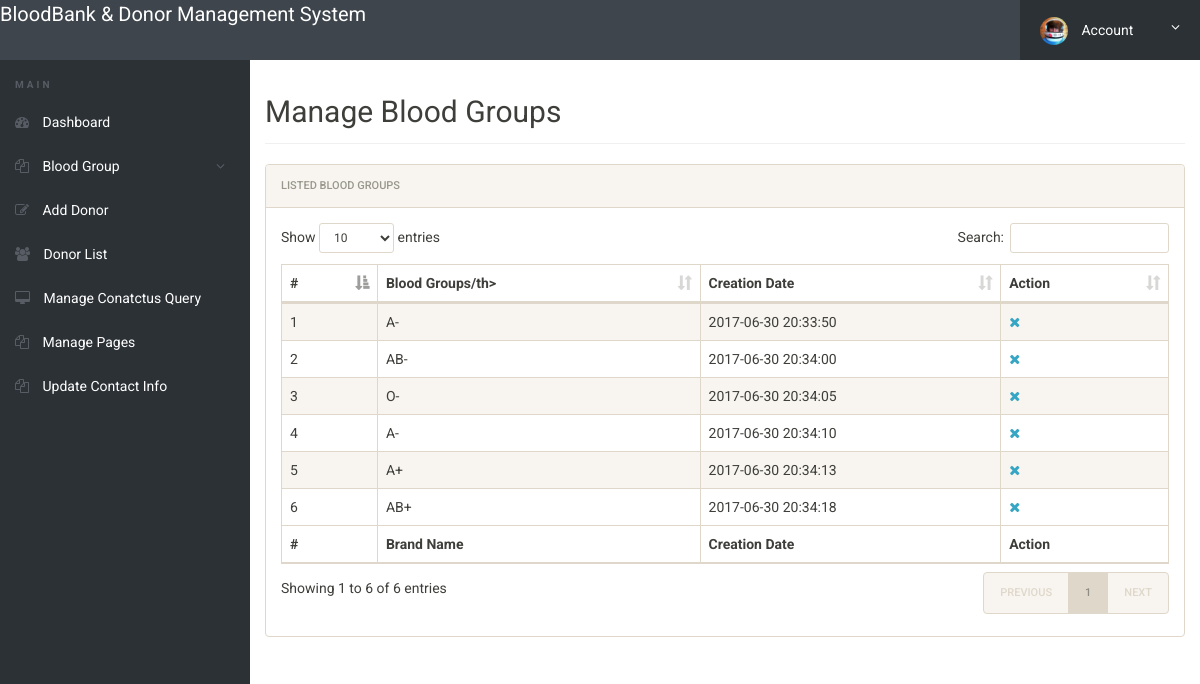
The app's page /bbdms/admin/manage-bloodgroup.php (signed in), older data.
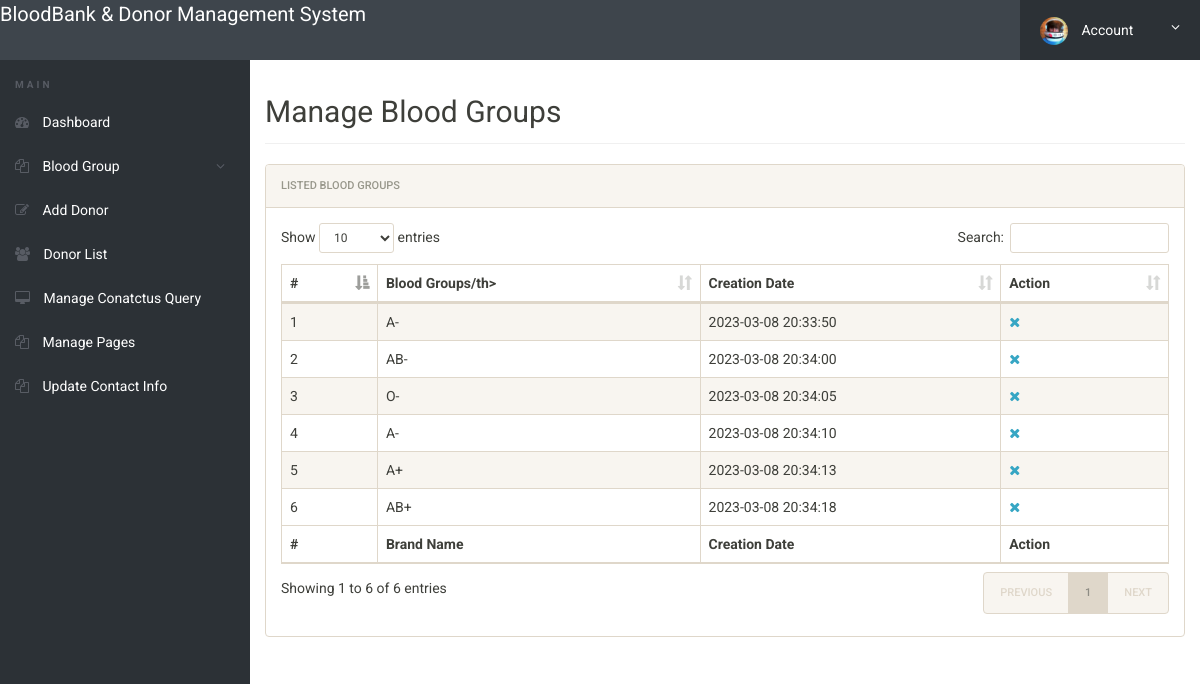
The same page, newer data.
### tables this page shows
CREATE TABLE IF NOT EXISTS `tblbloodgroup` (
  `id` int(11) NOT NULL,
  `BloodGroup` varchar(20) DEFAULT NULL,
  `PostingDate` timestamp NOT NULL DEFAULT CURRENT_TIMESTAMP
);

### bbdms/admin/manage-bloodgroup.php (the view, shortened to what this page needs)
<?php
include('includes/config.php');
if(strlen($_SESSION['alogin'])==0)
	{
header('location:index.php');
}
else{
 ?>
<!doctype html>
<html lang="en" class="no-js">
<head>
	<link rel="stylesheet" href="css/font-awesome.min.css">
	<link rel="stylesheet" href="css/bootstrap.min.css">
	<link rel="stylesheet" href="css/dataTables.bootstrap.min.css">
	<link rel="stylesheet" href="css/bootstrap-social.css">
	<link rel="stylesheet" href="css/bootstrap-select.css">
	<link rel="stylesheet" href="css/fileinput.min.css">
	<link rel="stylesheet" href="css/awesome-bootstrap-checkbox.css">
	<link rel="stylesheet" href="css/style.css">
</head>
<body>
	<?php include('includes/header.php');?>
	<div class="ts-main-content">
		<?php include('includes/leftbar.php');?>
		<div class="content-wrapper">
			<div class="container-fluid">
				<div class="row">
					<div class="col-md-12">
						<h2 class="page-title">Manage Blood Groups</h2>
						<div class="panel panel-default">
							<div class="panel-heading">Listed  Blood Groups</div>
							<div class="panel-body">
								<table id="zctb" class="display table table-striped table-bordered table-hover" cellspacing="0" width="100%">
									<thead>
										<tr>
										<th>#</th>
												<th>Blood Groups/th>
											<th>Creation Date</th>
											<th>Action</th>
										</tr>
									</thead>
									<tfoot>
										<tr>
										<th>#</th>
											<th>Brand Name</th>
											<th>Creation Date</th><th>Action</th>
										</tr>
									</tfoot>
									<tbody>
<?php $sql = "SELECT * from  tblbloodgroup ";
$query = $dbh -> prepare($sql);
$query->execute();
$results=$query->fetchAll(PDO::FETCH_OBJ);
$cnt=1;
if($query->rowCount() > 0)
{
foreach($results as $result)
{				?>
										<tr>
											<td><?php echo htmlentities($cnt);?></td>
											<td><?php echo htmlentities($result->BloodGroup);?></td>
											<td><?php echo htmlentities($result->PostingDate);?></td>
<td>
<a href="manage-bloodgroup.php?del=<?php echo $result->id;?>" onclick="return confirm('Do you want to delete');"><i class="fa fa-close"></i></a></td>
										</tr>
										<?php $cnt=$cnt+1; }} ?>
									</tbody>
								</table>
							</div>
						</div>
					</div>
				</div>
			</div>
		</div>
	</div>
</body>
</html>
<?php } ?>

### bbdms/admin/includes/header.php (shortened to what this page needs)
<div class="brand clearfix">
	<a href="dashboard.php" style="font-size: 20px; padding-top:1%; color:#fff">BloodBank & Donor Management System </a>
		<ul class="ts-profile-nav">
			<li class="ts-account">
				<a href="#"><img src="img/ts-avatar.jpg" class="ts-avatar hidden-side" alt=""> Account <i class="fa fa-angle-down hidden-side"></i></a>
			</li>
		</ul>
	</div>

### bbdms/admin/includes/leftbar.php (shortened to what this page needs)
	<nav class="ts-sidebar">
			<ul class="ts-sidebar-menu">
				<li class="ts-label">Main</li>
				<li><a href="dashboard.php"><i class="fa fa-dashboard"></i> Dashboard</a></li>
<li><a href="#"><i class="fa fa-files-o"></i> Blood Group</a>
</li>
				<li><a href="add-donor.php"><i class="fa fa-edit"></i> Add Donor</a></li>
				<li><a href="donor-list.php"><i class="fa fa-users"></i> Donor List</a></li>
				<li><a href="manage-conactusquery.php"><i class="fa fa-desktop""></i> Manage Conatctus Query</a></li>
			<li><a href="manage-pages.php"><i class="fa fa-files-o"></i> Manage Pages</a></li>
			<li><a href="update-contactinfo.php"><i class="fa fa-files-o"></i> Update Contact Info</a></li>
			</ul>
		</nav>

### bbdms/admin/css/style.css (style rules this page uses)
html { font-size: 14px; }
@media only screen and (min-width: 480px) { html { font-size: 17px; } }
@media only screen and (min-width: 768px) { html { font-size: 14px; } }
body { font-size: 1em; }
a { color: #37a6c4; }
.panel { overflow: hidden; }
ul, li { margin: 0; padding: 0; list-style: none; }
.page-title { padding-bottom: 15px; margin-bottom: 20px; border-bottom: 1px solid #f0f0f0; }
.brand { background: #3e454c; position: relative; z-index: 3; position: fixed; width: 100%; top: 0; }
.brand .ts-profile-nav { float: right; display: none; }
.brand .ts-profile-nav li { float: left; position: relative; }
.brand .ts-profile-nav li a { display: block; padding: 20px; color: #fff; }
.brand .ts-profile-nav .ts-account .fa-angle-down { float: right; }
.brand .ts-profile-nav .ts-account > a { width: 180px; background: #2c3136; }
.brand .ts-profile-nav .ts-account .ts-avatar { border-radius: 50%; height: 28px; margin: -10px 0; margin-right: 10px; }
@media only screen and (min-width: 992px) { .brand .ts-profile-nav { display: block; } }
.ts-sidebar { background: #2c3136; max-height: 0; transition: max-height 0.3s; overflow: hidden; position: fixed; z-index: 2; width: 100%; bottom: 0; top: 60px; overflow-y: auto; }
@media only screen and (min-width: 992px) { .ts-sidebar { max-height: 100%; bottom: 0; } }
.ts-sidebar-menu .ts-label { color: #585c64; font-weight: bold; padding: 8px 15px; text-transform: uppercase; font-size: 10px; letter-spacing: 3px; margin-top: 10px; }
.ts-sidebar-menu a { display: block; text-decoration: none; padding: 12px 15px; color: #fff; }
.ts-sidebar-menu li { position: relative; }
.ts-sidebar-menu li i { color: #585c64; margin-right: 10px; }
.ts-main-content .content-wrapper { padding-top: 15px; margin-top: 60px; }
@media only screen and (min-width: 992px) { .ts-main-content .ts-sidebar { width: 250px; float: left; } }
@media only screen and (min-width: 992px) { .ts-main-content .content-wrapper { margin-left: 250px; } }

Row changes from the older to the newer data that the page shows:
changed tblbloodgroup (number 1 of 6 on the later page): PostingDate "2017-06-30 20:33:50" → "2023-03-08 20:33:50"
changed tblbloodgroup "AB-": PostingDate "2017-06-30 20:34:00" → "2023-03-08 20:34:00"
changed tblbloodgroup (number 3 of 6 on the later page): PostingDate "2017-06-30 20:34:05" → "2023-03-08 20:34:05"
changed tblbloodgroup (number 4 of 6 on the later page): PostingDate "2017-06-30 20:34:10" → "2023-03-08 20:34:10"
changed tblbloodgroup (number 5 of 6 on the later page): PostingDate "2017-06-30 20:34:13" → "2023-03-08 20:34:13"
changed tblbloodgroup "AB+": PostingDate "2017-06-30 20:34:18" → "2023-03-08 20:34:18"
